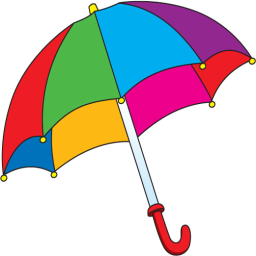
#> input picture zajecia_5/umbrella.png, 256 x 256 px
$ jupyter execute 12_segmentation_HW.ipynb   (older library calls are emulated)
#> lines starting #> are read from the running program, lines starting #| are printed output that depends on the picture; after the words box and inside, x2 and y2 are one past the last pixel; in counts of white or black regions, pixels touching at a corner belong together
## Zadanie domowe: Segmentacja przez podział i łączenie

Omówioną procedurę segmentacji przez rozrost można określić jako podejście z dołu do góry, od szczegółu do ogółu (ang. *bottom-up*) - zaczynamy od pojedynczego piksela i dochodzimy do całego obrazu lub jego fragmentu.
Segmentację można również zacząć od całego obrazka i dokonywać jego podziału na fragmenty, które ew. mogą zostać później połączone.
Takie podejście można określić jako od góry do dołu, od ogółu do szczegółu (ang. *top-down*).

Niech $R$ oznacza cały obraz, a $Q$ wybrany predykat.
Sprawdzamy, czy zachodzi zależność $Q(R)= TRUE$.
Zwykle tak nie jest, gdyż to oznaczałoby obecność na obrazie tylko jednego obszaru o ''spójnych'' właściwościach, czyli segmentacja w takim przypadku byłaby zbędna (w szczególności zachodziłoby to dla obrazu jednorodnego).
Jeśli $Q(R) = FALSE$ dzielimy obszar $R$ na podobszary.
Zwykle stosuje się tutaj podział na cztery jednakowe kwadratowe podobszary.
Zilustrowano to na poniższym rysunku.

Podział ten można również opisać w formie drzewa, gdzie każdy wierzchołek może mieć dokładnie 4 następniki.
W takim ujęciu korzeń to cały obraz.
Dla nowo powstałych podobszrów $R_1, R_2, R_3, R_4$ sprawdzany jest predykat $Q$.
Jeśli nie jest on spełniony to następuje dalszy podział - w przykładzie na $R_{41}, R_{42}, R_{43}, R_{44}$.
Procedurę kontynuujemy do momentu kiedy wszystkie podobszary będą spójne.
Uwaga. Zwykle określa się minimalny rozmiar podobszaru (większy niż 1 piksel np. blok o rozmiarze $8 \times8$).

W wyniku powyższej procedury otrzymujemy podział obrazka, przy czym często się może zdarzyć, że leżące obok siebie podobszary będą spełniać predykat tj. $Q (R_i \cup R_j) = TRUE$ dla sąsiadujących $R_i$ i $R_j$.
Jest to sprzeczne z podpunktem *5* w warunkach segmentacji.
Zjawisko to eliminowane jest w procedurze łączenia.
Dla każdego z podobszarów sprawdza się jego sąsiadów i jeśli spełniony jest warunek $Q (R_i \cup R_j) = TRUE$  to następuje ich połączenie.
Procedura kontynuowana jest do momentu, kiedy niemożliwe jest dalsze łączenie.

Dla metody możliwe są również uproszczenia.
Przykładowo osłabia się warunek na łączenie z $Q (R_i \cup R_j) = TRUE$ na $Q (R_i)= TRUE i Q(R_j) = TRUE$, czyli warunki muszą być spełnione dla każdego podobszaru osobno, ale już nie dla połączenia.

Uwaga. Podobnie jak dla segmentacji przez rozrost, segmentacja przez podział i łączenie to też tylko pewna koncepcja (pewne ramy) algorytmu.
Stworzenie konkretnego rozwiązania jest zadaniem dla osoby realizującej dany system wizyjny i wymaga analizy konkretnego problemu.

Uwaga. Podany poniżej sposób implementacji nie jest ani jedynym z możliwych, ani optymalnym obliczeniowo.
Ma on za zadanie tylko zilustrować koncepcję tej metody segmentacji.

## Realizacja ćwiczenia

1. Wczytaj obraz *umbrella.png*.
   Dokonaj konwersji z BGR do RGB.
   Wyświetl go.
   Załóżmy, że chcemy dokonać segmentacji poszczególnych fragmentów kolorowego parasola.
   Nasz algorytm opierać się będzie na podejściu podziału i łączenia.
   Jako kryterium podziału zastosujemy ''jednorodność'' danego obszaru, którą można opisać poprzez odchylenie standardowe.
   Przy scalaniu będziemy brać pod uwagę średni ocień koloru tj. łączyć podobszary o zbliżonym odcieniu.

[cell 1]
import os
import cv2
import matplotlib.pyplot as plt
import numpy as np
import os
import requests

url = 'https://raw.githubusercontent.com/vision-agh/poc_sw/master/12_Segmentation/'

fileNames = ["knee.png", "umbrella.png"]
for fileName in fileNames:
  if not os.path.exists(fileName):
      r = requests.get(url + fileName, allow_redirects=True)
      open(fileName, 'wb').write(r.content)

[cell 2]
def plots(**kwargs):

    n = len(kwargs)
    fig, axs = plt.subplots(((n - 1) // 3) + 1, np.min([3, n]))
    fig.set_size_inches(np.min([n * 6, 20]), (((n - 1) // 3) + 1) * 8)
    i = 0

    for key, image in kwargs.items():
        if n == 1:
            axs.imshow(image)
            axs.axis("off")
            axs.set_title(key)
            axs.set_facecolor("white")
        elif n <= 3:
            axs[i].imshow(image)
            axs[i].axis("off")
            axs[i].set_title(key)
            axs[i].set_facecolor("white")
        elif n > 3:
            axs[i // 3, i % 3].imshow(image)
            axs[i // 3, i % 3].set_title(key)
            axs[i // 3, i % 3].set_facecolor("white")

        i += 1

    if n > 1:
        for ax in axs.flat:
            ax.axis("off")

    fig.patch.set_facecolor("white")

    plt.show()

[cell 3]
umbrella = cv2.imread("umbrella.png")
#> umbrella is the input picture: shape (256, 256, 3); mean B, G, R 193.8, 192.6, 203
umbrella = cv2.cvtColor(umbrella, cv2.COLOR_BGR2RGB)

images = {
    "Oryginał": umbrella
}

plots(**images)

2. W pierwszym etapie należy dokonać konwersji do przestrzeni barw HSV.
   Następnie wybrać tylko składową H (tj. barwę).
   Można ją kontrolnie wyświetlić.

[cell 4]
umbrella = cv2.cvtColor(umbrella, cv2.COLOR_RGB2HSV)[:, :, 0]
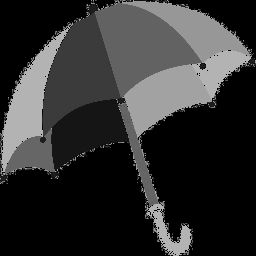
#> umbrella: shape (256, 256); min 0, max 179, mean 48.2

images = {
    "Przekształcone": umbrella
}

plots(**images)

3. Procedurę podziału wygodnie jest zrealizować w formie rekurencji.
   Utwórz funkcję np. `split`, która jako argumenty przyjmować będzie obraz oraz cztery współrzędne analizowanego podobszaru.
   W pierwszym kroku należy wyciąć odpowiedni fragment oraz obliczyć dla niego średnią i odchylenie standardowe (`np.mean` oraz `np.std`).

4. Następnie sprawdzamy czy odchylenie jest mniejsze niż zadany przez nas próg (np. 0.05) oraz czy nie osiągnęliśmy limitu podziału (np. bok kwadratu 8 pikseli).
  Oba potrzebne progi możemy zrealizować za pomocą zmiennych globalnych dostępnych w Python (po prostu zadeklarowanych przed funkcją).
  Potrzeby rozmiar kwadratu obliczamy na podstawie współrzędnych (przekazanych do funkcji jako argumenty)

   Uwaga. Użycie zmiennych globalnych jest złą praktyką programistyczną i zachęcamy do ''opakowania'' obliczeń w klasę - nie jest to jednak obowiązkowe.

5. Jeśli podobszar nie jest jednorodny (tj. duże odchylenie standardowe) i nie osiągnęliśmy minimalnego rozmiaru podobszaru to dokonujemy podziału na cztery części.
      Wyznaczamy rozmiar aktualnego podobszaru (na podstawie jego współrzędnych).
      Z ich wykorzystaniem otrzymujemy cztery identyczne podobszary ($I1,I2,I3,I4$).

      Następnie dla każdego z nich wywołujemy funkcję `split` - rekurencja.
      Najtrudniejsze jest odpowiednie podanie współrzędnych.
      Mają to być **rzeczywiste** współrzędne podobszaru we współrzędnych globalnych (obrazu w pełnej rozdzielczości).
      Podpowiedź. Trzeba ''odpowiednio'' wykorzystać współrzędne podobszaru przed podziałem (tj. argumenty funkcji) oraz rozmiar podobszaru.
      Należy zwrócić uwagę na to, aby nie wystąpił błąd przesunięcia o 1 tj. współrzędna była większa/mniejsza o 1 od rzeczywistej.
      W razie wątpliwości warto sobie te parametry wypisać na konsolę lub użyć debugera.

6. Jeśli podobszar jest jednorodny lub nie możemy już dalej prowadzić podziału to:
   - zapisujemy indeks danego podobszaru: ` seg_res[y1:y2, x1:x2] = index`, gdzie: `seg_res` to globalna macierz o rozmiarze takim jak obraz wejściowy (typ *int16*), `y1,y2,x1,x2` to współrzędne podobszaru. W macierzy `seg_res` zapisywane będą obszary jednorodne.
  Zmienna `index` jest globalnym licznikiem podobszarów.
  Powinna zostać zainicjowana wartością 1 przed pierwszym wywołaniem funkcji `split`.
  Następnie, każdorazowo po przypisaniu należy ją inkrementować.
  Uwaga. Aby możliwa była modyfikacja zmiennej globalnej, należy wewnątrz funkcji dodać np. linijkę: `global seg_res`

  - zapisujemy średnią  podobszaru.
    Wykorzystujemy macierz globalną `MRes` oraz kod podobny do opisanego powyżej.
    Wartości te wykorzystamy przy etapie scalania.

  Uwaga. Podany sposób zapisu wyników podziału jest dość nieefektywny.
  Następuje powielenie tej samej informacji.
  Lepszym pomysłem byłoby wykorzystanie podejścia opartego o grafy, jednak jest ono trudniejsze do ''szybkiej'' implementacji.

[cell 5]
def first_step(I: np.ndarray, THRESHOLD = 0.05, BORDER_LIMIT = 8):
    img = I.copy()
    seg_res = np.zeros(img.shape, dtype=np.int16)
    MRes = np.zeros(img.shape, dtype=np.int16)
    index = 1

    def split(img: np.ndarray, cords):
#> called with cords = (0, 256, 0, 256)
        nonlocal index

        x1, x2, y1, y2 = cords

        img_part = img[y1 : y2, x1 : x2].copy()
        mean = np.mean(img_part)
#> mean = 48.16
        std = np.std(img_part)
#> std = 64.71

        if std < THRESHOLD or (img_part.shape[0] <= BORDER_LIMIT and img_part.shape[1] <= BORDER_LIMIT):

            seg_res[y1:y2, x1:x2] = index
            MRes[y1:y2, x1:x2] = mean
            index += 1

        else:
            x_m = (x1 + x2) // 2
            y_m = (y1 + y2) // 2
            split(img, (x1, x_m, y1, y_m))
#> call 2 of split, with cords = (0, 128, 0, 128)
#> in split (call 2), `img_part = img[y1 : y2, x1 : x2].copy()`:
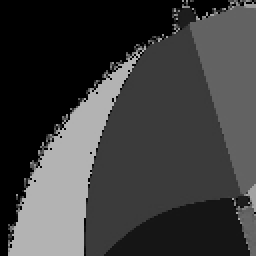
#> img_part: shape (128, 128) (shown 2 times larger); min 0, max 179, mean 61.3
#> in split (call 2), `mean = np.mean(img_part)`: mean = 61.34
#> in split (call 2), `std = np.std(img_part)`: std = 59.69
#> in split (call 4), `img_part = img[y1 : y2, x1 : x2].copy()`: img_part: shape (32, 32); every value is 0
#> in split (call 4), `MRes[y1:y2, x1:x2] = mean`: MRes: shape (256, 256) int16; every value is 0
            split(img, (x_m, x2, y1, y_m))
            split(img, (x1, x_m, y_m, y2))
            split(img, (x_m, x2, y_m, y2))
#> in split (call 12), `mean = np.mean(img_part)`: mean = 1.41
#> in split (call 12), `std = np.std(img_part)`: std = 11.16
#> in split (call 12), `MRes[y1:y2, x1:x2] = mean`:
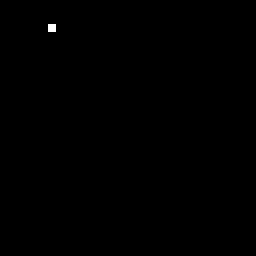
#> MRes: shape (256, 256) int16; values 0 (black) and 1 (white), 0.1% white; 1 white region, box (x1, y1, x2, y2) and area: (48, 24, 56, 32) 64
#> in split (call 13), `MRes[y1:y2, x1:x2] = mean`: MRes: shape (256, 256) int16; 0.1% of pixels changed, all inside (x1, y1, x2, y2) = (56, 24, 64, 32)


    split(I, (0, I.shape[0], 0, I.shape[1]))
#> in split (call 22), `MRes[y1:y2, x1:x2] = mean`: MRes: shape (256, 256) int16; min 0, max 19, mean 0.0332
#> in split (call 23), `img_part = img[y1 : y2, x1 : x2].copy()`:
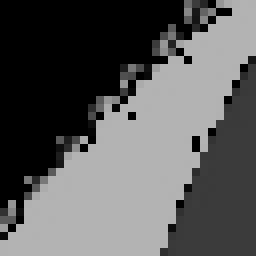
#> img_part: shape (32, 32) (shown 8 times larger); min 0, max 179, mean 90.7
#> in split (call 23), `mean = np.mean(img_part)`: mean = 90.69
#> in split (call 23), `std = np.std(img_part)`: std = 80.74
#> in split (call 28), `MRes[y1:y2, x1:x2] = mean`: MRes: shape (256, 256) int16; min 0, max 39, mean 0.1
#> in split (call 30), `MRes[y1:y2, x1:x2] = mean`: MRes: shape (256, 256) int16; min 0, max 39, mean 0.1
#> in split (call 31), `MRes[y1:y2, x1:x2] = mean`: MRes: shape (256, 256) int16; min 0, max 148, mean 0.2
#> in split (call 32), `MRes[y1:y2, x1:x2] = mean`: MRes: shape (256, 256) int16; min 0, max 158, mean 0.4
#> in split (call 33), `MRes[y1:y2, x1:x2] = mean`: MRes: shape (256, 256) int16; min 0, max 158, mean 0.5
#> in split (call 35), `MRes[y1:y2, x1:x2] = mean`: MRes: shape (256, 256) int16; min 0, max 158, mean 0.5
#> in split (call 36), `MRes[y1:y2, x1:x2] = mean`: MRes: shape (256, 256) int16; min 0, max 158, mean 0.7
#> in split (call 37), `mean = np.mean(img_part)`: mean = 146
#> in split (call 37), `std = np.std(img_part)`: std = 63.43
#> in split (call 37), `MRes[y1:y2, x1:x2] = mean`:
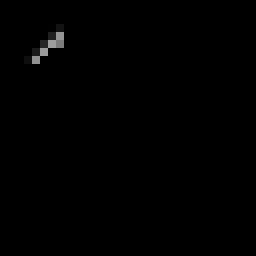
#> MRes: shape (256, 256) int16; min 0, max 158, mean 0.8
#> in split (call 38), `MRes[y1:y2, x1:x2] = mean`: MRes: shape (256, 256) int16; 0.1% of pixels changed, all inside (x1, y1, x2, y2) = (40, 56, 48, 64)
#> in split (call 40), `MRes[y1:y2, x1:x2] = mean`: MRes: shape (256, 256) int16; min 0, max 179, mean 1.2

    return seg_res, MRes, index

7. Proszę wyświetlić macierze `seg_res` in `m_res`. Pierwsza powinna pokazywać podział na obszary - mniejsze lub większe kwadraty. Druga zasadniczo powinna wyglądać podobnie jak składowa H, tylko bardziej ''rozmazany''.

[cell 6]
seg_res, MRes, index = first_step(umbrella)
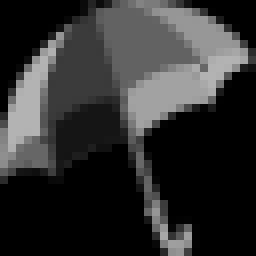
#> MRes: shape (256, 256) int16; min 0, max 179, mean 48
#> index = 554

images = {
    "seg_res": seg_res,
    "MRes": MRes
}

plots(**images)

## Drugi Etap

1. Drugi etap to łączenie.
   Idea jest nieco zbliżona do segmentacji przez rozrost.
   Wybieramy dany podobszar i analizujemy sąsiednie podobszary
   Jeśli są one podobne to dołączamy je do aktualnie rozpatrywanego.
   Za kryterium podobieństwa przyjmujemy niewielką różnicę w uśrednionym odcieniu barwy (składowa H).

2. Procedurę realizujemy wewnątrz pętli `while`.
   Warunkiem jej stopu jest przekroczenie przez licznik (np. `i`) wartości `index`, co oznacza, że przeanalizowane zostały wszystkie znalezione w pierwszym etapie podobszary.

3. W pierwszym kroku ''wycinamy'' maskę pikseli o rozpatrywanym indeksie tj. `ib = seg_res == i`.
   Dokonujemy też konwersji na typ *uint8*.
   Następnie sprawdzamy, czy maska zawiera elementy niezerowe tj. czy nie jest ''pusta'' - `np.any`.
   Taki przypadek może zajść jeśli pewien podobszar został dołączony do innego i zmienione zostały jego indeksy.
   Dla ''pustej'' maski inkrementujemy licznik `i` i przechodzimy do następnej iteracji - `continue`.

4. Dla rozpatrywanego podobszaru znajdujemy współrzędną lewego górnego rogu.
   Można to zrobić z wykorzystaniem składni: `(y, x) = np.nonzero(ib)` oraz  `first = (y[0], x[0])` - znajdywanie współrzędnych pierwszego niezerowego elementu.

5. Następnie należy znaleźć sąsiadów rozpatrywanego obszaru.
   Można wykorzystać dylatację maski ``ib`` z elementem strukturalnym w postaci kwadratu o rozmiarze $3 \times 3$ - `dil = cv2.dilate(ib, cv2.getStructuringElement(cv2.MORPH_RECT,(3,3)))`
      Następnie od maski po dylatacji odejmujemy maskę oryginalną.
      Otrzymujemy ''ramkę'', którą wykorzystujemy do ''wycięcia'' (mnożenie punktowe) fragmentu z macierzy `seg_res`.
      Z tego fragmentu wybieramy elementy niezerowe (np. w ten sposób `mult_nz = mult[np.nonzero(mult)]`) i unikalne (tj. eliminacja duplikatów) - `mult_uniq = np.unique(mult_nz)`.

6. Mając wektor z indeksami sąsiadów realizujemy pętlę w której dla każdego sąsiada:
    - wycinamy opowiadającą mu maską i znajdujemy jej lewy górny róg - w sposób analogiczny do opisanego powyżej,
	- sprawdzamy, czy moduł z różnicy pomiędzy średnimi odcieniami barwy w dwóch analizowanych podobszarach jest mniejszy od progu (np. $5/255$). Jeśli tak to łączymy obszary tj. sąsiadowi przypisujemy indeks rozpatrywanego  `seg_res[ibs] = i`, gdzie `ibs` - maska podobszaru sąsiedniego.
	Do poprawnego działania konieczna jest jeszcze flaga informująca czy nastąpiło połączenie.
	Jej wartość ustawiamy na 0 przed pętlą po sąsiednich podobszarach.
	Jeśli wystąpiło połączenie to wartość ustawiamy na jeden.

	Po pętli po sąsiadach sprawdzamy flagę.
	Jeśli ma ona wartość 0 tj. nie nastąpiło połączenie obszarów to licznik	`i` jest inkrementowany.

7. Uwaga. Obliczenia mogą chwilę trwać.
   Proszę wyświetlić macierz `seg_res`.
   Jeśli implementacja jest poprawna, to wynik segmentacji powinien być względnie dobry - wszystkie elementy parasolki wyodrębnione.

[cell 7]
def second_step(seg_res: np.ndarray, MRes: np.ndarray, index: int, THRESHOLD = 5 / 255):

#> called with index = 554, THRESHOLD = 0.0196
    i = 1
    while i <= index:
        ib = (seg_res == i).astype(np.uint8)
        if not np.any(ib):
            i += 1
            continue

        (y, x) = np.nonzero(ib)
        first = (y[0], x[0])
        dil = cv2.dilate(ib, cv2.getStructuringElement(cv2.MORPH_RECT, (3,3)))
        frame = dil - ib
        mult = frame * seg_res
        mult_nz = mult[np.nonzero(mult)]
        mult_unique = np.unique(mult_nz)

        joined = False
        for j in mult_unique:
            neighbour = (seg_res == j).astype(np.uint8)
            x_n, y_n = np.nonzero(neighbour)
            first_neighbour = (x_n[0], y_n[0])
            if abs(MRes[first[0], first[1]] - MRes[first_neighbour[0], first_neighbour[1]]) < THRESHOLD:
                seg_res[neighbour.astype(np.bool)] = i
                joined = True

        if not joined:
            i += 1
#> this loop made 637 passes
#> (first, mult_unique) on passes 1, 2, 3, 14, 15, 22, 26, 27, 28, 29: ((0, 0), [2, 4, 9, 10, 16]), ((0, 0), [3, 5, 7, 11, 12, 13, 17, 18, 19, 20, 24]), ((0, 0), [6, 7, 8, 14, 15, 19, 20, 22, 24, 25, 26, 32, 37, 78, 79]), ((24, 48), [1, 8, 20, 21]), ((24, 56), [1, 7, 20, 21, 37, 39, 58]), ((56, 24), [1, 24, 26, 79, 80, 91]), ((40, 40), [1, 20, 22, 24, 25, 28]), ((32, 48), [1, 7, 8, 19, 21, 22, 23]), ((32, 56), [7, 8, 20, 22, 23, 39, 58, 60]), ((40, 48), [1, 19, 20, 21, 23, 25, 28, 29])
#> first on passes 4, 5, 6, 7, 8, 53: (0, 0), (0, 0), (0, 0), (0, 0), (0, 0), (24, 80)
#> ib: shape (256, 256); every value is 0
#> neighbour: shape (256, 256); values 0 (black) and 1 (white), 0.1% white; 1 white region, box (x1, y1, x2, y2) and area: (192, 240, 200, 248) 64
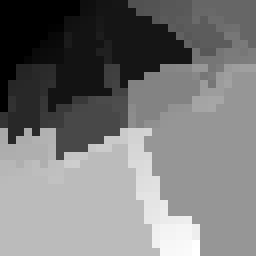
#> seg_res: shape (256, 256) int16; min 1, max 550, mean 261.1; drawn with min black and max white
#> after the loop, i = 555

    return seg_res

[cell 8]
images = {
    "Wyodrębnione": second_step(seg_res, MRes, index)
}

plots(**images)
#> the loop in second_step (call 2), `while i <= index:` made 554 passes
#> (first, mult_unique) on passes 7, 8, 15, 19, 20, 21, 22, 23, 24, 25, 26, 27: ((24, 48), [1, 8, 20, 21]), ((24, 56), [1, 7, 20, 21, 37, 39, 58]), ((56, 24), [1, 24, 26, 79, 80, 91]), ((40, 40), [1, 20, 22, 24, 25, 28]), ((32, 48), [1, 7, 8, 19, 21, 22, 23]), ((32, 56), [7, 8, 20, 22, 23, 39, 58, 60]), ((40, 48), [1, 19, 20, 21, 23, 25, 28, 29]), ((40, 56), [20, 21, 22, 28, 29, 43, 58, 60]), ((48, 32), [1, 15, 19, 25, 26, 27]), ((48, 40), [1, 19, 22, 24, 26, 27, 28, 30]), ((56, 32), [1, 15, 24, 25, 27, 80, 91, 92]), ((56, 40), [24, 25, 26, 28, 30, 91, 92, 95])
#> first on passes 1, 43, 48: (0, 0), (24, 80), (8, 104)
#> pass 1, in second_step (call 2), `ib = (seg_res == i).astype(np.uint8)`:
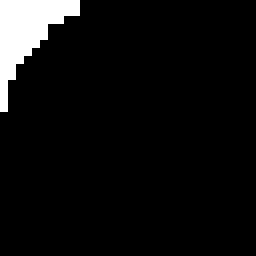
#> ib: shape (256, 256); values 0 (black) and 1 (white), 5.9% white; 1 white region, box (x1, y1, x2, y2) and area: (0, 0, 80, 112) 3840

8. Na koniec zastosujemy jeszcze dwie proste metody filtracji wyników.
   Po pierwsze wyeliminujemy obszary o rozmiarze mniejszym niż zadany (np. 100 pikseli).
   W tym celu wyznaczamy wektor unikalnych indeksów: `unique = np.unique(seg_res)`.
   Następnie implementujemy pętlę `for` po tych indeksach.
   Wewnątrz wycinamy maskę dla rozpatrywanego indeksu i obliczamy jej pole (`sum`).
   Jeśli jest ono mniejsze niż próg to cały podobszar ''zerujemy'' - `seg_res[mask] = 0`, gdzie `mask` - maska podobszaru.

9. W drugim kroku przeprowadzamy przeindeksowanie indeksów na pierwsze N liczb całkowitych.
   Ponownie wyznaczamy unikalne indeksy.
   Następnie w pętli `for` wycinamy maskę o indeksie `U(ii)`, a do wyniku przypisujemy iterator pętli `seg_res[mask] = ii`.

10. Proszę poeksperymentować z różnymi parametrami.
    Wyniki proszę zaprezentować prowadzącemu.

[cell 9]
def filter(seg_res, min_size=100):
#> called with min_size = 100
    seg_res = seg_res.copy()
    unique = np.unique(seg_res)
#> unique = 280 values from 1 to 550
    for i in unique:
        mask = (seg_res == i).astype(np.uint8)
        if np.sum(mask) < min_size:
            seg_res[mask.astype(np.bool)] = 0
#> this loop made 280 passes
#> i on passes 2 to 4: 7, 8, 15
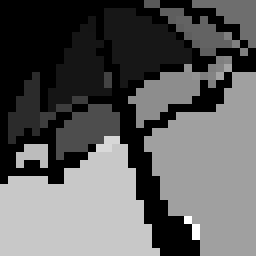
#> seg_res: shape (256, 256) int16; min 0, max 514, mean 190.4; drawn with min black and max white

    unique = np.unique(seg_res)
#> unique = 26 values from 0 to 514
    for i in range(len(unique)):
        mask = (seg_res == unique[i]).astype(np.uint8)
        seg_res[mask.astype(np.bool)] = i
#> this loop made 26 passes
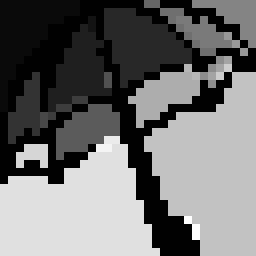
#> seg_res: shape (256, 256) int16; min 0, max 25, mean 10.9; drawn with min black and max white

    return seg_res

[cell 10]
seg_res_filter_1 = filter(second_step(seg_res, MRes, index))

images = {
    f"Filtracja - eliminacja obszarów 100 x 100 pikseli": seg_res_filter_1,
}

plots(**images)
